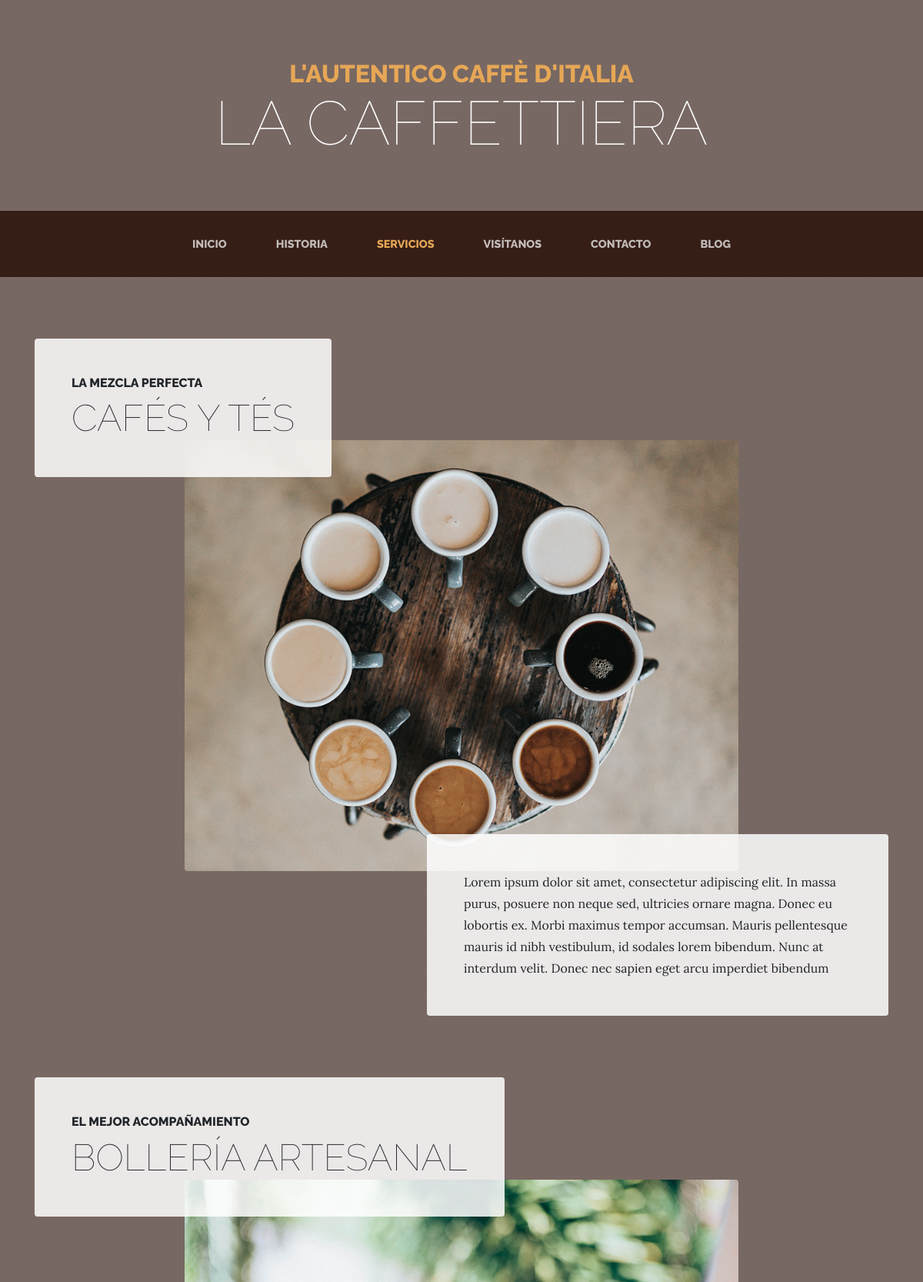
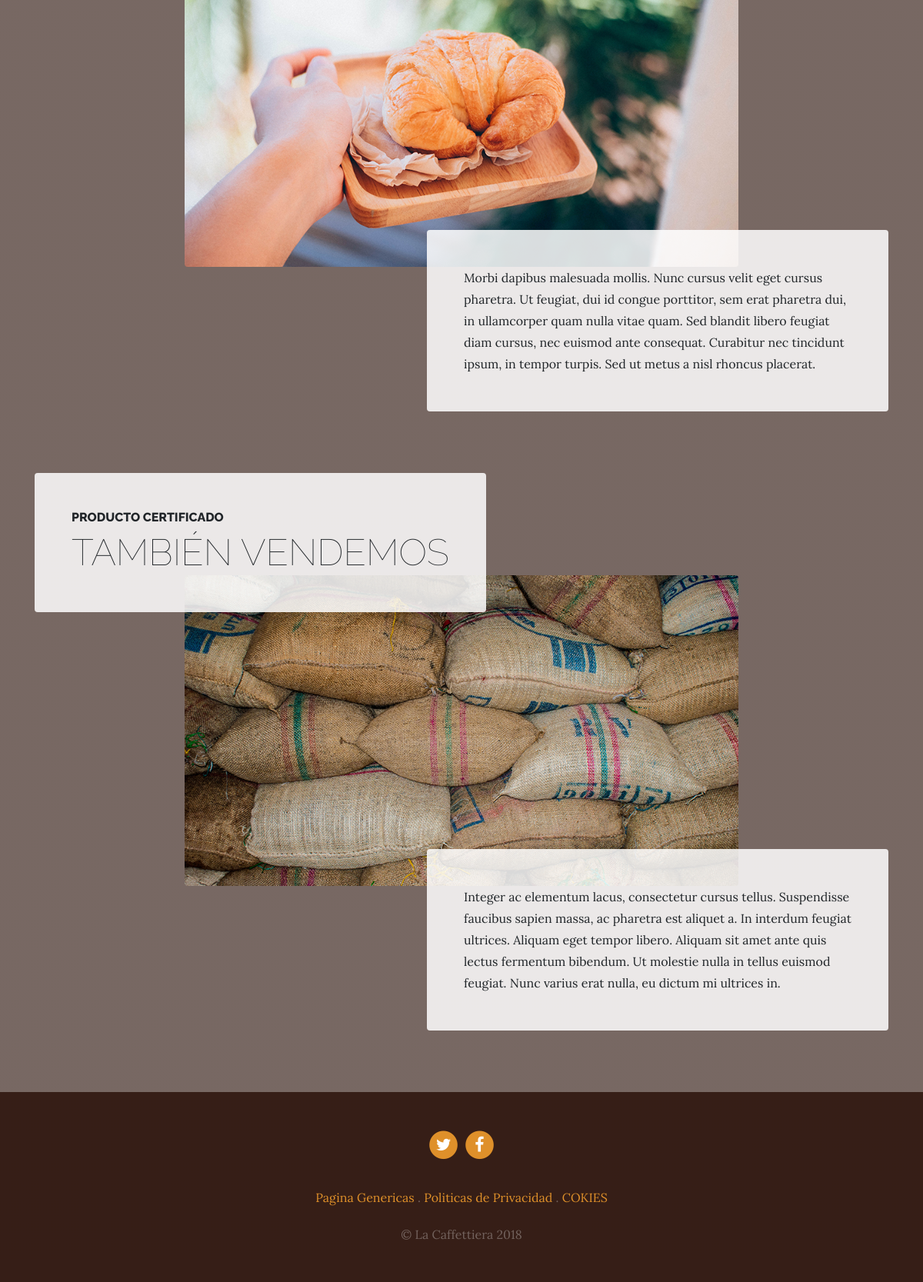
The app's page /services/services/ with its own data (2 pictures, top to bottom).
### services/models.py (models this page shows, shortened)
class Service(models.Model):
    title = models.CharField(max_length=200,verbose_name='Titulo')
    subtitle = models.CharField(max_length=200,verbose_name='Subtitulo')
    content = models.TextField(verbose_name='Contenido')
    image = models.ImageField(verbose_name='La Imagen', upload_to='services')
    created = models.DateTimeField(auto_now_add=True, verbose_name='Fecha de Creacion')
    update = models.DateTimeField(auto_now=True, verbose_name='Fecha de edicion')
    class Meta:
        verbose_name = 'Servicio'
        verbose_name_plural = 'Los Servicios'
        ordering = ['-created', ]

### pages/models.py (models this page shows, shortened)
class Page(models.Model):
    title = models.CharField(max_length=200, verbose_name='Titulo')
    content = RichTextField(verbose_name='Contenido')
    orden = models.SmallIntegerField(verbose_name='Orden',default=0)
    created = models.DateTimeField(auto_now_add=True, verbose_name='Fecha de Creacion')
    update = models.DateTimeField(auto_now=True, verbose_name='Fecha de edicion')
    class Meta:
        verbose_name = 'pagina'
        verbose_name_plural = 'Las Paginas'
        ordering = ['orden','title', ]

### services/views.py (the view)
# urls.py: path('services/', views.services, name='services'),
def services(request):
    services = Service.objects.all()
    return render(request, 'services/services.html',{'services':services})

### pages/templatetags/pages_extras.py (called while the page is built)
@register.simple_tag
def get_pages_list():
    pages = Page.objects.all()
    return pages

### social/processors.py (called while the page is built)
def ctx_dict(request):
    ctx = {}
    links = Link.objects.all()
    for link in links:
        ctx[link.key] = link.url
    return ctx

### services/templates/services/services.html
{% extends "core/base.html" %}
{% load static  %}
{% block content %}
   {% for servicio in services reversed %}
   <section class="page-section">
      <div class="container">
        <div class="product-item">
          <div class="product-item-title d-flex">
            <div class="bg-faded p-5 d-flex mr-auto rounded">
              <h2 class="section-heading mb-0">
                <span class="section-heading-upper">{{ servicio.subtitle }}</span>
                <span class="section-heading-lower">{{ servicio.title }}</span>
              </h2>
            </div>
          </div>
          <img class="product-item-img mx-auto d-flex rounded img-fluid mb-3 mb-lg-0" src="{{ servicio.image.url }}" alt="">
          <div class="product-item-description d-flex ml-auto">
            <div class="bg-faded p-5 rounded">
              <p class="mb-0">{{ servicio.content }}</p>
            </div>
          </div>
        </div>
      </div>
    </section>
    {% endfor %}
{% endblock %}

### core/templates/core/base.html (shortened to what this page needs)
{% load static %}
<!DOCTYPE html>
<html lang="es">
  <head>
    <link href="{% static 'core/vendor/bootstrap/css/bootstrap.min.css' %}" rel="stylesheet">
    <link href="{% static 'core/vendor/font-awesome/css/font-awesome.min.css'%}" rel="stylesheet" type="text/css">
    <link href="{% static 'core/css/business-casual.css' %}" rel="stylesheet">
  </head>
  <body>
    <h1 class="site-heading text-center text-white d-none d-lg-block">
      <span class="site-heading-upper text-primary mb-3">L'autentico caffè d'italia</span>
      <span class="site-heading-lower">La Caffettiera</span>
    </h1>
    <nav class="navbar navbar-expand-lg navbar-dark py-lg-4" id="mainNav">
      <div class="container">
        <div class="collapse navbar-collapse" id="navbarResponsive">
          <ul class="navbar-nav mx-auto">
            <li class="nav-item {% if request.path == '/' %} active {% endif %} px-lg-4">
              <a class="nav-link text-uppercase text-expanded" href="{% url 'home' %}">Inicio</a>
            </li>
            <li class="nav-item {% if request.path == '/abaut/' %} active {% endif %}px-lg-4">
              <a class="nav-link text-uppercase text-expanded" href="{% url 'abaut' %}">Historia</a>
            </li>
            <li class="nav-item {% if request.path == '/services/services/' %} active {% endif %} px-lg-4">
              <a class="nav-link text-uppercase text-expanded" href="{% url 'services' %}">Servicios</a>
            </li>
            <li class="nav-item {% if request.path == '/store/' %} active {% endif %} px-lg-4">
              <a class="nav-link text-uppercase text-expanded" href="{% url 'store' %}">Visítanos</a>
            </li>
            <li class="nav-item {% if request.path == '/contact/' %} active {% endif %} px-lg-4">
              <a class="nav-link text-uppercase text-expanded" href="{% url 'contact' %}">Contacto</a>
            </li>
            <li class="nav-item {% if request.path|slice:":6" == '/blog/' %} active {% endif %} px-lg-4">
              <a class="nav-link text-uppercase text-expanded" href="{% url 'blog' %}">Blog</a>
            </li>
          </ul>
        </div>
      </div>
    </nav>
    {% block  content %}
    {% endblock  %}
    <footer class="footer text-faded text-center py-5">
      <div class="container">
        <p class="m-0">
            {% if LINK_TWITER %}
	        <a href="{{ LINK_TWITER }}" class="link">
	          <span class="fa-stack fa-lg">
	            <i class="fa fa-circle fa-stack-2x"></i>
	            <i class="fa fa-twitter fa-stack-1x fa-inverse"></i>
	          </span>
	        </a>
            {% endif %}
            {% if LINK_FACEBOOK %}
	        <a href="{{ LINK_FACEBOOK }}" class="link">
	          <span class="fa-stack fa-lg">
	            <i class="fa fa-circle fa-stack-2x"></i>
	            <i class="fa fa-facebook fa-stack-1x fa-inverse"></i>
	          </span>
	        </a>
            {% endif %}
	    </p>
        <p class="m-0 mbt">
            {% load pages_extras %}
            {% get_pages_list as pages_list %}
            {% for page in pages_list %}
                <a href="{% url 'page' page.id page.title|slugify %}" class="link">{{ page.title }}</a> {% if not forloop.last %}.{% endif %}
            {% endfor %}
		</p>
        <p class="m-0 mbt1">&copy; La Caffettiera 2018</p>
      </div>
	</footer>
  </body>
</html>

### core/static/core/css/business-casual.css (style rules this page uses)
body { font-family: 'Lora'; background: linear-gradient(rgba(47, 23, 15, 0.65), rgba(47, 23, 15, 0.65)), url("../img/bg.jpg"); background-attachment: fixed; background-position: center; background-size: cover; }
h1, h2, h3, h4, h5, h6 { font-family: 'Raleway'; }
p { line-height: 1.75; }
.text-faded { color: rgba(255, 255, 255, 0.3); }
.site-heading { margin-top: 5rem; margin-bottom: 5rem; text-transform: uppercase; line-height: 1; font-family: 'Raleway'; }
.site-heading .site-heading-upper { display: block; font-size: 2rem; font-weight: 800; }
.site-heading .site-heading-lower { font-size: 5rem; font-weight: 100; line-height: 4rem; }
.page-section { margin-top: 5rem; margin-bottom: 5rem; }
.section-heading { text-transform: uppercase; }
.section-heading .section-heading-upper { display: block; font-size: 1rem; font-weight: 800; padding-bottom:.5rem; }
.section-heading .section-heading-lower { display: block; font-size: 3rem; font-weight: 100; }
.bg-faded { background-color: rgba(255, 255, 255, 0.85); }
#mainNav { background-color: rgba(47, 23, 15, 0.9); font-family: 'Raleway'; }
#mainNav .navbar-nav .nav-item .nav-link { color: rgba(255, 255, 255, 0.7); font-weight: 800; }
#mainNav .navbar-nav .nav-item.active .nav-link { color: #e6a756; }
@media (min-width: 992px) { #mainNav .navbar-nav .nav-item .nav-link { font-size: 0.9rem; } }
@media (min-width: 992px) { .product-item .product-item-title { position: relative; z-index: 1; margin-bottom: -3rem; } }
@media (min-width: 992px) { .product-item .product-item-img { position: relative; z-index: 0; max-width: 60vw; } }
@media (min-width: 992px) { .product-item .product-item-description { position: relative; z-index: 1; margin-top: -3rem; max-width: 50vw; } }
.footer { background-color: rgba(47, 23, 15, 0.9); }
.text-primary { color: #e6a756 !important; }
.mbt { padding-top: 2rem; }
.mbt1 { padding-top: 1.25rem; }
a.link { color: #df902a; }

### records on screen
Service: subtitle "LA MEZCLA PERFECTA", title "CAFÉS Y TÉS", image (picture), content "Lorem ipsum dolor sit amet, consectetur adipiscing elit. In massa purus, posuere non neque sed, ultricies ornare magna. Donec eu lobortis ex. Morbi maximus tempor accumsan. Mauris pellentesque mauris id nibh vestibulum, id sodales lorem bibendum. Nunc at interdum velit. Donec nec sapien eget arcu imperdiet bibendum"
Service: subtitle "EL MEJOR ACOMPAÑAMIENTO", title "BOLLERÍA ARTESANAL", image (picture), content "Morbi dapibus malesuada mollis. Nunc cursus velit eget cursus pharetra. Ut feugiat, dui id congue porttitor, sem erat pharetra dui, in ullamcorper quam nulla vitae quam. Sed blandit libero feugiat diam cursus, nec euismod ante consequat. Curabitur nec tincidunt ipsum, in tempor turpis. Sed ut metus a nisl rhoncus placerat."
Service: subtitle "PRODUCTO CERTIFICADO", title "TAMBIÉN VENDEMOS", image (picture), content "Integer ac elementum lacus, consectetur cursus tellus. Suspendisse faucibus sapien massa, ac pharetra est aliquet a. In interdum feugiat ultrices. Aliquam eget tempor libero. Aliquam sit amet ante quis lectus fermentum bibendum. Ut molestie nulla in tellus euismod feugiat. Nunc varius erat nulla, eu dictum mi ultrices in."
Page: title "Pagina Genericas"
Page: title "Politicas de Privacidad"
Page: title "COKIES"
